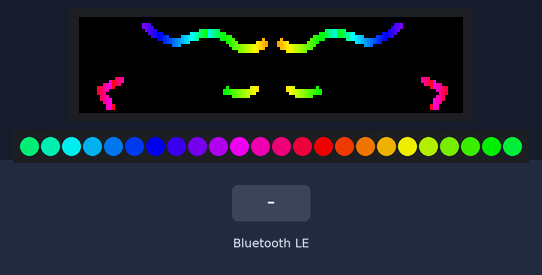
The sketch below on a simulated ESP32-S3. Shown: 128×32 colour display, 24 RGB LEDs in strip order, left to right. The test bench sets the inputs (shaded band). Random numbers use the default seed unless the sketch sets one; nothing arrives over Bluetooth unless stated; a phone connects over Bluetooth LE 3 s after start; what the sketch prints to the serial monitor is not drawn.

Above: at 1.2 s.
1.3 s: Bluetooth LE write "side off" received
At 3.18 s:
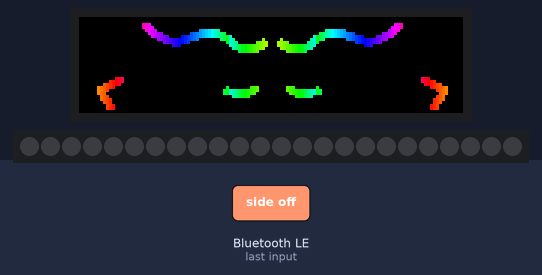
4.3 s: Bluetooth LE write "2" received
At 5.34 s:
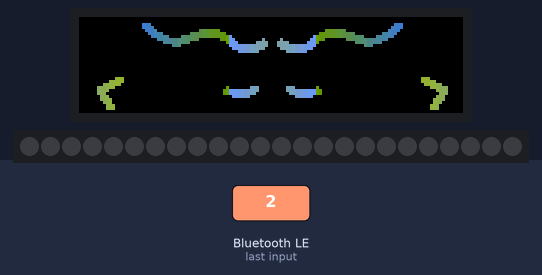
6.6 s: Bluetooth LE write "1" received
At 7.5 s:
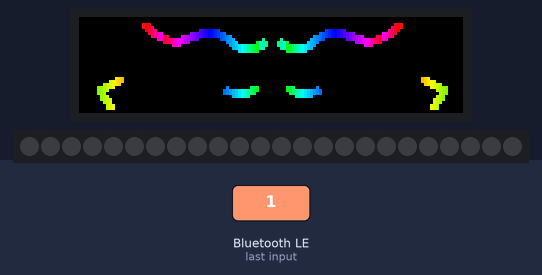
8.8 s: Bluetooth LE write "3" received
At 10.2 s:
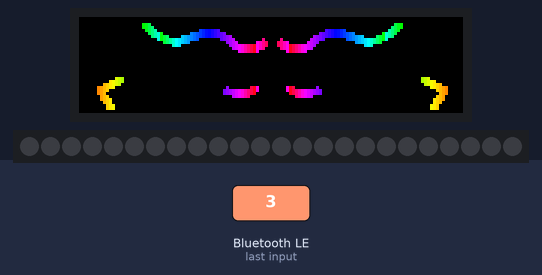
10.5 s: Bluetooth LE write "side on" received
At 11.24 s:
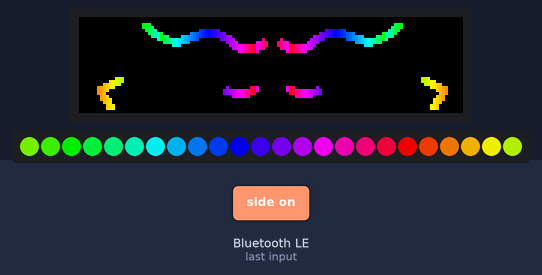
Timing chart, 0 to 13.5 s (numbered marks = the images above; inputs shaded):
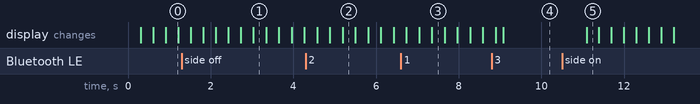

The sketch:

V9loop_face_gradient_sidelight_BT_PyGif.ino
```cpp
#include <BLEDevice.h>
#include <BLEServer.h>
#include <BLEUtils.h>
#include <BLE2902.h>
// #include <Wire.h>                 // For I2C communication
// #include <Adafruit_LIS3DH.h>      // For accelerometer
// #include <Adafruit_PixelDust.h>   // For sand simulation
#include <Adafruit_Protomatter.h> // For RGB matrix
#include <cstdint>
#include <cmath>
#include <SD.h>
#include <SPI.h>
#include <Adafruit_NeoPixel.h>


//// Side Light Stuff
#define NEOPIX_PIN       A0      // Signal pin is A0
#define NEOPIX_NUMPIXELS 24      // 24 LEDs on your ring
const int NEOPIX_NUMPIXELS2 = (int)(NEOPIX_NUMPIXELS/2);
#define NEOPIX_BRIGHTNESS 200     // value between 0 and 255
#define NUM_STEPS_SIDE_ITER 2    // Number of timesteps to wait for each iteration
int SIDE_INCREMENT_VALUE = 1;        // Value to increment each NUM_STEPS_SIDE_ITER
bool side_iter = true;
const bool rotate = true;
const bool invert_side = false;
// Initialize side light
Adafruit_NeoPixel neopixels(NEOPIX_NUMPIXELS, NEOPIX_PIN, NEO_GRBW + NEO_KHZ800);
// Stores the RGBW timesteps
int side_light_WRGB_time[NEOPIX_NUMPIXELS];


//// Bluetooth stuff
// BLE Service and Characteristic UUIDs
#define SERVICE_UUID        "12345678-1234-1234-1234-1234567890ab"
#define MODE_CHAR_UUID      "87654321-4321-4321-4321-0987654321ba"
#define BLE_service_name    "Protogen UwU >w<"

BLEServer *bleServer = nullptr;
BLECharacteristic *modeCharacteristic = nullptr;
bool deviceConnected = false;

// Modes
// 1 - rainbow
// 2 - gradient
// side
String currentMode = "1"; // Default mode

void RestartBLE() {
  // Start the service
  // bleService->start();

  // Start advertising
  bleServer->getAdvertising()->start();
  Serial.println("BLE Advertising started!");
}

// BLE Server Callbacks
class MyServerCallbacks : public BLEServerCallbacks {
  void onConnect(BLEServer* pServer) {
    deviceConnected = true;
    Serial.println("Device connected!");
  }

  void onDisconnect(BLEServer* pServer) {
    deviceConnected = false;
    Serial.println("Device disconnected!");

    // If disconnected, readvertise
    RestartBLE();
  }
};

// Characteristic Callback
class ModeCallbacks : public BLECharacteristicCallbacks {
  void onWrite(BLECharacteristic *pCharacteristic) {
    String value = pCharacteristic->getValue();
    if (value.length() > 0) {
      Serial.println(value);
      Serial.println(value.c_str());
      currentMode = value.c_str(); // Convert to integer
      Serial.print("Mode changed to: ");
      Serial.println(currentMode);
    }
  }
};


//// MATRIX STUFF
#define HEIGHT  32 // Matrix height (pixels)
#define WIDTH   128 // Matrix width (pixels)
#define WIDTH2  64

// Used for face gradient
const uint8_t gradient_R1 = 156;
const uint8_t gradient_G1 = 9;
const uint8_t gradient_B1 = 185;
const uint8_t gradient_R2 = 55;
const uint8_t gradient_G2 = 249;
const uint8_t gradient_B2 = 120;

// Loop mode can either be a loop or one that reverses itself
char* LOOP_MODE = "reversed_loop"; // Either "loop" or "reversed_loop"
int loop_addition = 1;


// Load in the bitmaps
#include "bitmaps/default.h"
// #include "bitmaps/bk_lick.h"


// Constant unit of time for the clock in seconds
const double time_unit = 0.01;
// Current
double cur_frame_time;
// Mode to display frame: "rainbow", "gradient", ""
String frame_mode = "rainbow";
// Reset screen when changing frames
bool resetScreen = false;

// EMA to measure the time between loop cyles
float loop_EMA = 0.0;
float update_face_EMA = 0.0;

uint16_t t_vals[HEIGHT][WIDTH2]; // Holds the time for each pixel to form a wave
uint16_t frame_val = 0; // Holds the "time" value for the frame.
int16_t cur_frame = 0; // Holds the current frame number
uint16_t new_bitmap[HEIGHT][WIDTH2];


#define MAX_FPS 120 // Maximum redraw rate, frames/second/home/gmongaras/Documents/MyStuff/Protogen/Programming/LCD_Eye_Blink_4/LCD_Eye_Blink_4.ino
#if defined(_VARIANT_MATRIXPORTAL_M4_) // MatrixPortal M4
uint8_t rgbPins[]  = {7, 8, 9, 10, 11, 12};
uint8_t addrPins[] = {17, 18, 19, 20, 21};
uint8_t clockPin   = 14;
uint8_t latchPin   = 15;
uint8_t oePin      = 16;
#else // MatrixPortal ESP32-S3
uint8_t rgbPins[]  = {42, 41, 40, 38, 39, 37};
uint8_t addrPins[] = {45, 36, 48, 35, 21};
uint8_t clockPin   = 2;
uint8_t latchPin   = 47;
uint8_t oePin      = 14;
#endif
#if HEIGHT == 16
#define NUM_ADDR_PINS 3
#elif HEIGHT == 32
#define NUM_ADDR_PINS 4
#elif HEIGHT == 64
#define NUM_ADDR_PINS 5
#endif
Adafruit_Protomatter matrix(
  WIDTH, 4, 1, rgbPins, NUM_ADDR_PINS, addrPins,
  clockPin, latchPin, oePin, true);


// Helper: Convert RGB888 to RGB565
uint16_t rgb888_to_rgb565(uint8_t r, uint8_t g, uint8_t b) {
    uint16_t r5 = (r >> 3) & 0x1F;
    uint16_t g6 = (g >> 2) & 0x3F;
    uint16_t b5 = (b >> 3) & 0x1F;
    return (r5 << 11) | (b5 << 6) | g6;
}

// Helper: HSV to RGB conversion
// h - hue
// s - saturation
// v - value/brightness
template <typename int_type>
void hsv_to_rgb(float h, float s, float v, int_type& r, int_type& g, int_type& b) {
    // chroma calculation (colorfulness)
    float c = v * s;
    // intermediate for m
    float x = c * (1 - std::fabs(fmod(h * 6, 2) - 1));
    // match for r g and b. Adjusts the "lightness" of each color
    float m = v - c;

    // Translate to RGB
    float r_, g_, b_;
    // hue 0 to 60 degrees - red to yellow
    if (h < 1.0 / 6) {
        r_ = c; g_ = x; b_ = 0;
    }
    // hue 60 to 120 degrees - yellow to green
    else if (h < 2.0 / 6) {
        r_ = x; g_ = c; b_ = 0;
    }
    // hue 120 to 180 degrees - green to cyan
    else if (h < 3.0 / 6) {
        r_ = 0; g_ = c; b_ = x;
    }
    // hue 180 to 240 degrees - cyan to blue
    else if (h < 4.0 / 6) {
        r_ = 0; g_ = x; b_ = c;
    }
    // hue 240 to 300 degrees - blue to magenta
    else if (h < 5.0 / 6) {
        r_ = x; g_ = 0; b_ = c;
    }
    // hue 300 to 360 degrees - magenta to red
    else {
        r_ = c; g_ = 0; b_ = x;
    }

    r = static_cast<int_type>((r_ + m) * 255);
    g = static_cast<int_type>((g_ + m) * 255);
    b = static_cast<int_type>((b_ + m) * 255);
}

// Compute rainbow color and return RGB565
uint16_t rainbow_rgb565(int t, int max_) {
    if (t < 0 || t > max_) return 0;

    float hue = static_cast<float>(t) / max_;  // hue ∈ [0, 1]
    uint8_t r, g, b;
    hsv_to_rgb<uint8_t>(hue, 1.0f, 1.0f, r, g, b);
    return rgb888_to_rgb565(r, g, b);
}

uint16_t rainbow_rgb565_flipgb(int t, int max_) {
    if (t < 0 || t > max_) return 0;

    float hue = static_cast<float>(t) / max_;  // hue ∈ [0, 1]
    uint8_t r, g, b;
    hsv_to_rgb<uint8_t>(hue, 1.0f, 1.0f, r, g, b);
    return rgb888_to_rgb565(r, b, g);
}

uint16_t gradient_rgb565(int t, int max_,
                         uint8_t r1, uint8_t g1, uint8_t b1,
                         uint8_t r2, uint8_t g2, uint8_t b2) {
    if (t < 0 || t > max_) return 0;

    float alpha = static_cast<float>(t) / max_;  // alpha ∈ [0, 1]

    uint8_t r = static_cast<uint8_t>((1 - alpha) * r1 + alpha * r2);
    uint8_t g = static_cast<uint8_t>((1 - alpha) * g1 + alpha * g2);
    uint8_t b = static_cast<uint8_t>((1 - alpha) * b1 + alpha * b2);

    return rgb888_to_rgb565(r, g, b);
}

void assert_or_halt(bool condition, const char* message = "") {
  if (!condition) {
    Serial.println("Assertion failed!");
    if (message[0] != '\0') {
      Serial.println(message);
    }
    while (true); // Infinite loop: halts execution
  }
}

// used to turn a timestep into a WBGR value
uint32_t rainbow_WRGB(int t, int max_) {
    // For some reason, putting these here fixes problems with the sides?
    // If the serial monitor is on, this breaks and the sides flash
    // I don't know why, but it's """fixed""" so whatever.
    assert_or_halt(max_ > 0, "max_ must be > 0");
    assert_or_halt(t >= 0 && t <= max_, "t out of range");

    float hue = static_cast<float>(t) / max_;  // hue ∈ [0, 1]
    uint32_t r, g, b;
    hsv_to_rgb<uint32_t>(hue, 1.0f, 1.0f, r, g, b);

    // Convert to WBGR
    return 0x00000000 | (r << 16) | (g << 8) | b;
}

void drawPixel(int y, int x, uint16_t pixval) {
  matrix.drawPixel(WIDTH2-x, HEIGHT-y-1, pixval);
  matrix.drawPixel(WIDTH2+x, HEIGHT-y-1, pixval);
}

// Generate the rainbow bitmap
void generate_bitmap(uint16_t t_vals[HEIGHT][WIDTH2], bool increment=false) {
    for (int y = 0; y < HEIGHT; ++y) {
        for (int x = 0; x < WIDTH2; ++x) {
            // Increment t values
            if (increment) {
              t_vals[y][x] = (t_vals[y][x] + 1) % WIDTH2;
            }
            // Only put pixels on the reference image
            if (bitmaps[cur_frame][y][x] == 0x0) {
              if (resetScreen){
                drawPixel(y, x, 0x0);
              }
              continue;
            }
            // Change bitmap
            uint16_t pixval;
            if (frame_mode == "gradient") {
              pixval = gradient_rgb565(t_vals[y][x], WIDTH2, gradient_R1, gradient_G1, gradient_B1, gradient_R2, gradient_G2, gradient_B2);
            } else if (frame_mode == "rainbow") {
              pixval = rainbow_rgb565_flipgb(t_vals[y][x], WIDTH2);
            } else {
              pixval = bitmaps[cur_frame][y][x];
            }
            drawPixel(y, x, pixval);
        }
    }
}

// t values initialization
void get_t_vals_init(uint16_t t_vals[HEIGHT][WIDTH2]) {
  for (int y = 0; y < HEIGHT; ++y) {
        for (int x = 0; x < WIDTH2; ++x) {
            int t = x;
            t_vals[y][x] = t;
        }
    }
}


// Function to initialize the matrix from a bitmap
void initMatrixFromBitmap(bool initialize_pix) {
  // Update the matrix screen with pixels
  for (int y = 0; y < HEIGHT; y++) {
    for (int x = 0; x < WIDTH2; x++) {
      // Write the pixel to the matrix
      drawPixel(y, x, bitmaps[0][y][x]);
    }
  }
  matrix.show(); // Display the bitmap on the matrix
}


// Used to get a random time given a range array
long getRandomNumber(const uint16_t range_[2]) {
  if (range_[0] == range_[1]) {
    return range_[0];
  }
  return random(range_[0], range_[1]);
}


void setup() {
  // Initialize Serial Monitor
  Serial.begin(921600);


  // Initialize BLE Device
  BLEDevice::init(BLE_service_name);

  // Create BLE Server
  bleServer = BLEDevice::createServer();
  bleServer->setCallbacks(new MyServerCallbacks());

  // Create BLE Service
  BLEService *bleService = bleServer->createService(SERVICE_UUID);

  // Create BLE Characteristic for Mode
  modeCharacteristic = bleService->createCharacteristic(
    MODE_CHAR_UUID,
    BLECharacteristic::PROPERTY_READ |
    BLECharacteristic::PROPERTY_WRITE |
    BLECharacteristic::PROPERTY_NOTIFY
  );
  modeCharacteristic->setValue("1"); // Default to Mode 1
  modeCharacteristic->setCallbacks(new ModeCallbacks());
  modeCharacteristic->addDescriptor(new BLE2902());

  // Start the service
  bleService->start();

  // Start advertising
  RestartBLE();


  // Initialize the matrix
  ProtomatterStatus status = matrix.begin();

  // Get t values
  get_t_vals_init(t_vals);
  generate_bitmap(t_vals);

  // Initialize frame values
  // get_frame_vals_init()

  initMatrixFromBitmap(false);
  Serial.printf("Protomatter begin() status: %d\n", status);

  // Initialize the current time being looked at
  cur_frame_time = getRandomNumber(frame_time_unit_ranges[0]);


  // Side light setup
  // Set brightness (0 to 255)
  if (side_iter) {
    neopixels.setBrightness(NEOPIX_BRIGHTNESS);
    neopixels.begin(); // Initialize NeoPixel ring
    // Initialize timesteps
    for (int i = 0; i < NEOPIX_NUMPIXELS; i++) {
      side_light_WRGB_time[i] = i;
    }
    // Initialize display
    if (rotate) {
      for (int i = 0; i < NEOPIX_NUMPIXELS; i++) {
        neopixels.setPixelColor(i, rainbow_WRGB(side_light_WRGB_time[i], NEOPIX_NUMPIXELS));
      }
    } else {
      for (int i = 0; i < NEOPIX_NUMPIXELS2; i++) {
        neopixels.setPixelColor(i, rainbow_WRGB(side_light_WRGB_time[i], NEOPIX_NUMPIXELS2));
        neopixels.setPixelColor(NEOPIX_NUMPIXELS-i-1, rainbow_WRGB(side_light_WRGB_time[i], NEOPIX_NUMPIXELS2));
      }
    }
    neopixels.show();
  }
  else {
    neopixels.setBrightness(0);
    neopixels.begin(); // Initialize NeoPixel ring
    neopixels.show();
  }
}

unsigned long startTime;
unsigned long endTime;
double elapsedTime;
unsigned long num_steps_side = 0;

void loop() {
  // How long does it take for each loop cycle
  startTime = millis();

  // If for whatever reason the bluetooth


  // What is the current mode?
  String CurMode = currentMode;

  if (deviceConnected) {
    // Send notifications based on the mode
    static unsigned long lastNotifyTime = 0;
    if (millis() - lastNotifyTime > 1000) { // Every 1 second
      lastNotifyTime = millis();

      String notificationMessage;
      if (currentMode == "1") {
        notificationMessage = "Mode 1: Rainbow ^w^";
        frame_mode = "rainbow";
      }
      else if (currentMode == "2") {
        notificationMessage = "Mode 2: Gradient";
        frame_mode = "gradient";
      } else if (currentMode == "3") {
        notificationMessage = "Mode 3: Normal";
        frame_mode = "";
      } else if (currentMode == "side off") {
        if (side_iter != false) {
          notificationMessage = "Turning off side light";
          side_iter = false;
          neopixels.setBrightness(0);
          neopixels.show();
        } else {
          notificationMessage = "Side light already off";
        }
      } else if (currentMode == "side on") {
        if (side_iter != true) {
          notificationMessage = "Turning on side light";
          side_iter = true;
          neopixels.setBrightness(NEOPIX_BRIGHTNESS);
          neopixels.show();
        } else {
          notificationMessage = "Side light already on";
        }
      } else {
        notificationMessage = "Unknown Mode";
      }

      //matrix.drawPixel(WIDTH2-currentMode-1, currentMode, 0x000F);

      modeCharacteristic->setValue(notificationMessage.c_str());
      modeCharacteristic->notify();
      Serial.println(notificationMessage);
    }
  }


  // Update every number of timesteps
  if (side_iter) {
    if (num_steps_side >= NUM_STEPS_SIDE_ITER) {
      // Used to rotate around the ring
      if (rotate) {
        // Iterate sidelight loop
        for (int i = 0; i < NEOPIX_NUMPIXELS; i++) {
          side_light_WRGB_time[i] = (side_light_WRGB_time[i] + SIDE_INCREMENT_VALUE) % NEOPIX_NUMPIXELS;
          if (invert_side){
            neopixels.setPixelColor(NEOPIX_NUMPIXELS-i-1, rainbow_WRGB(side_light_WRGB_time[i], NEOPIX_NUMPIXELS));
          } else {
            neopixels.setPixelColor(i, rainbow_WRGB(side_light_WRGB_time[i], NEOPIX_NUMPIXELS));
          }
        }
      }
      // Used to make the ring iterate linearly like a pannel from right to left
      else {
        // Iterate sidelight loop
        for (int i = 0; i < NEOPIX_NUMPIXELS2; i++) {
          side_light_WRGB_time[i] = (side_light_WRGB_time[i] + SIDE_INCREMENT_VALUE) % NEOPIX_NUMPIXELS2;
          neopixels.setPixelColor(i, rainbow_WRGB(side_light_WRGB_time[i], NEOPIX_NUMPIXELS2));
          //neopixels.setPixelColor(NEOPIX_NUMPIXELS-i-1, rainbow_WRGB(side_light_WRGB_time[i], NEOPIX_NUMPIXELS2));
        }
      }
      // Serial.println("\n");
      // neopixels.setBrightness(NEOPIX_BRIGHTNESS);
      neopixels.show();
      num_steps_side = 0;
    }
    num_steps_side++;
  }


  // neopixels.setPixelColor(0, 255, 255, 255, 255);
  // neopixels.setPixelColor(11, 255, 0, 255);
  // neopixels.show();  // Turn off all pixels initially
  // matrix.fillScreen(0x0);
  // initMatrixFromBitmap(bitmap, false);
  // matrix.fillScreen(0x0);


  // // Get a random random probability. Do we enter random mode
  // if (((double)random(0, 100)) / 100 < random_bitmap_prob) {
  //   // Set random frame mode to true
  //   random_frame_mode = true;
  //   // Get the random time to stay in this mode
  //   cur_frame_time_random = getRandomNumber(random_frame_time_unit_range);
  // }

  // We are not entering random mode
  // Increment frame value every time we reach the time to stay on this frame
  if (frame_val > cur_frame_time) {
    frame_val = 0;
    cur_frame += loop_addition;
    // Modulo if we are doing a loop
    if (LOOP_MODE == "loop") {
      cur_frame = cur_frame % NUM_FRAMES;
    }
    // Otherwise we invert the loop, alternating between frames
    else if (LOOP_MODE == "reversed_loop") {
      // End of the loop, go backward
      if (cur_frame == NUM_FRAMES) {
        cur_frame -= 1;
        loop_addition = -1;
      }
      // Beginning of the loop, go forward
      else if (cur_frame < 0) {
        cur_frame += 1;
        loop_addition = 1;
      }
    }

    // Set the reset screen flag
    resetScreen = true;

    // Get a new random time for this frame
    cur_frame_time = getRandomNumber(frame_time_unit_ranges[cur_frame]);
  }
  frame_val += 1;

  // Increment by the unit of time
  // Note the delay is in miliseconds
  delay(time_unit*1000.0 - loop_EMA);

  generate_bitmap(t_vals, true);
  matrix.show(); // Display the bitmap on the matrix
  // initMatrixFromBitmap(new_bitmap, false);

  // End time of loop
  endTime = millis();

  // Total time of loop in milliseconds
  elapsedTime = (float)(endTime - startTime);

  // Update EMA
  loop_EMA = min(max(0.9*loop_EMA + 0.1*elapsedTime, 0.0), time_unit);
}
```

Source omitted: default.h (data table, 73016 bytes)
